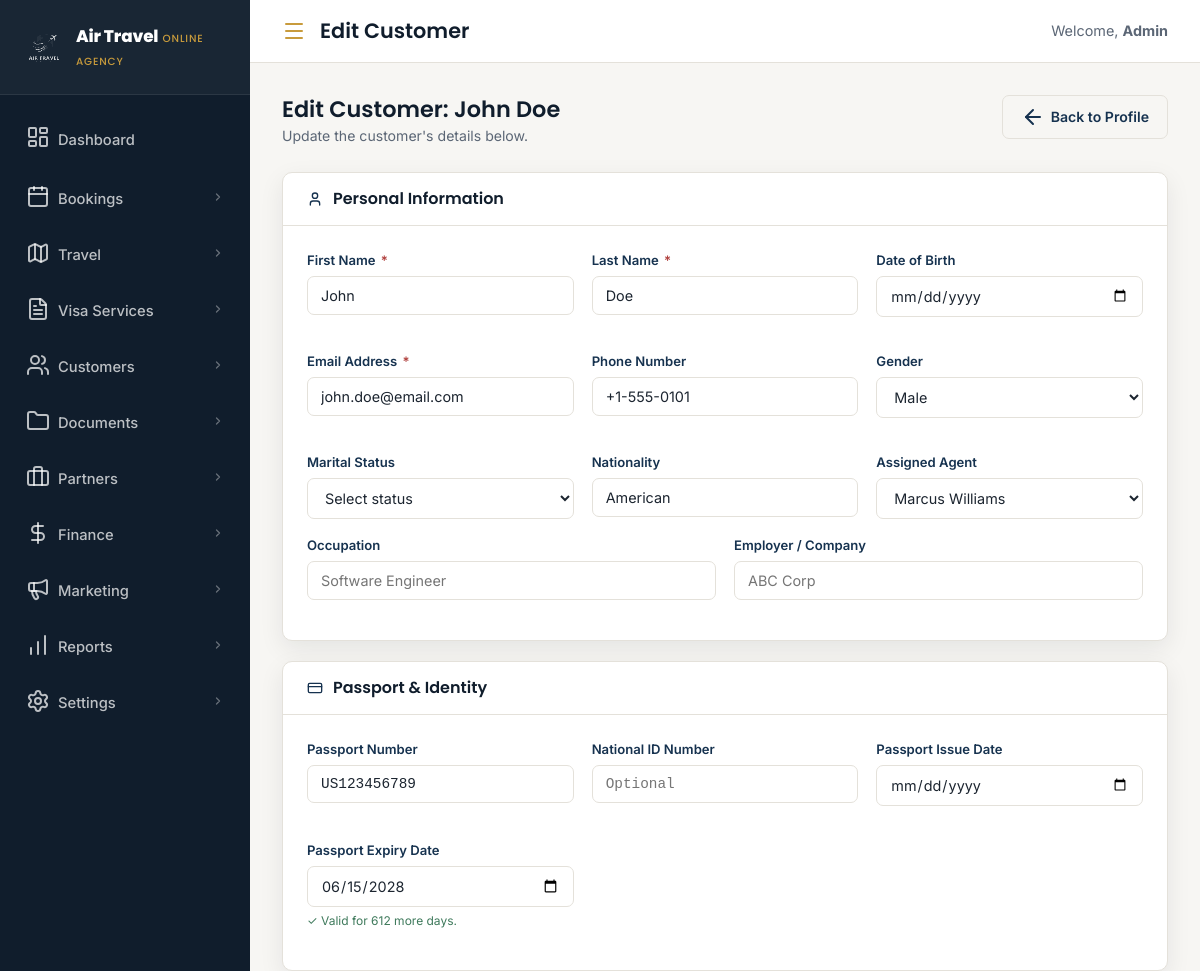
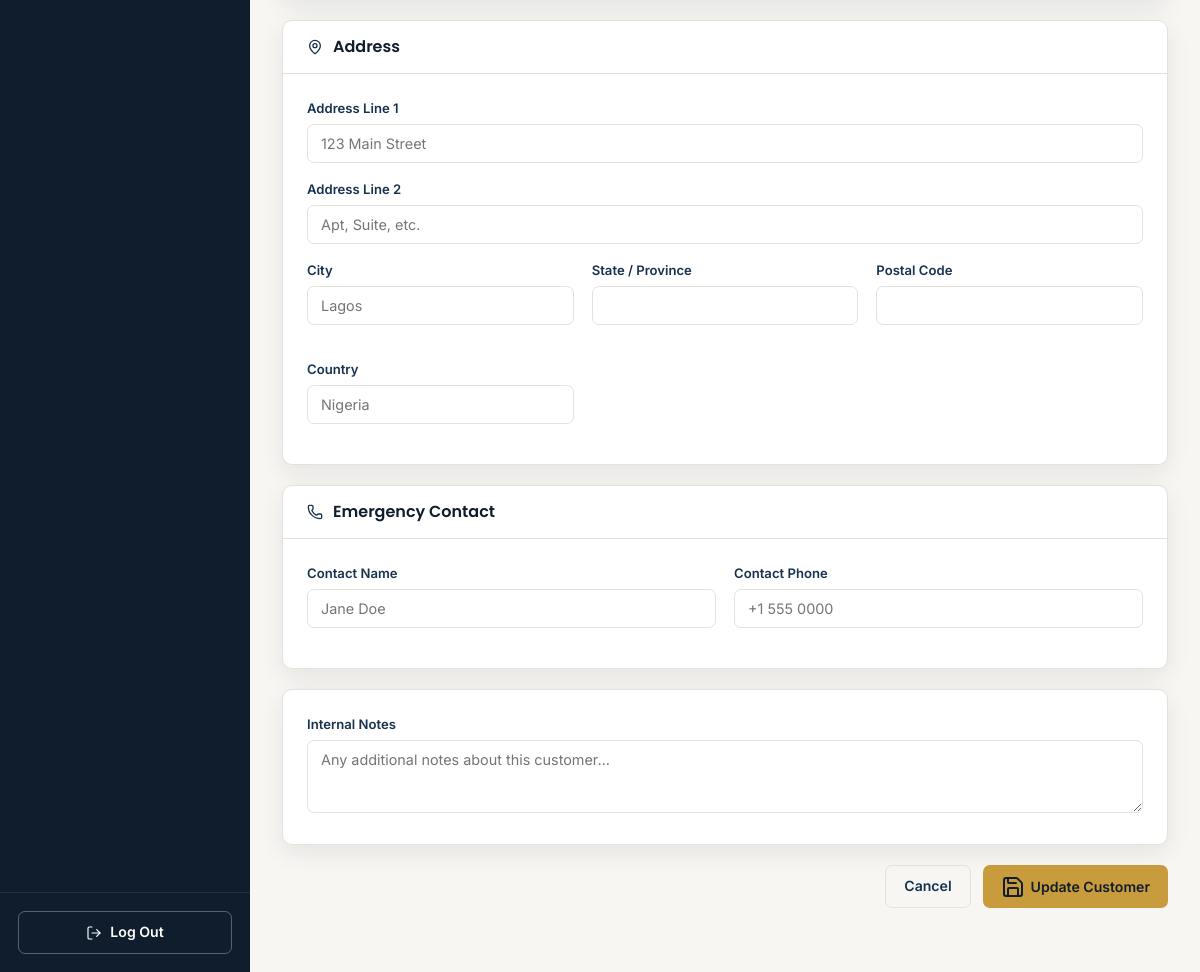
The app's page /customer-edit.php?id=1 (signed in) with its own data (2 pictures, top to bottom).
### tables this page shows
CREATE TABLE customers (
    id                   INT UNSIGNED AUTO_INCREMENT PRIMARY KEY,
    customer_code        VARCHAR(20)  NOT NULL UNIQUE COMMENT 'e.g. CUS-000001',
    first_name           VARCHAR(80)  NOT NULL,
    last_name            VARCHAR(80)  NOT NULL,
    email                VARCHAR(180) NOT NULL UNIQUE,
    phone                VARCHAR(30),
    date_of_birth        DATE,
    nationality          VARCHAR(80),
    national_id          VARCHAR(60),
    passport_number      VARCHAR(40),
    passport_issue_date  DATE,
    passport_expiry_date DATE,
    gender               ENUM('male','female','other','prefer_not_to_say'),
    marital_status       ENUM('single','married','divorced','widowed'),
    occupation           VARCHAR(120),
    employer             VARCHAR(160),
    address_line1        VARCHAR(200),
    address_line2        VARCHAR(200),
    city                 VARCHAR(80),
    state                VARCHAR(80),
    postal_code          VARCHAR(20),
    country              VARCHAR(80),
    emergency_contact_name  VARCHAR(120),
    emergency_contact_phone VARCHAR(30),
    notes                TEXT,
    assigned_agent_id    INT UNSIGNED,
    status               ENUM('active','inactive','blacklisted') DEFAULT 'active',
    created_at           TIMESTAMP DEFAULT CURRENT_TIMESTAMP,
    updated_at           TIMESTAMP DEFAULT CURRENT_TIMESTAMP ON UPDATE CURRENT_TIMESTAMP,

    INDEX idx_customers_email    (email),
    INDEX idx_customers_passport (passport_number),
    INDEX idx_customers_code     (customer_code),
    INDEX idx_customers_agent    (assigned_agent_id),
    CONSTRAINT fk_customers_agent FOREIGN KEY (assigned_agent_id) REFERENCES users (id) ON DELETE SET NULL
);

CREATE TABLE users (
    id            INT UNSIGNED AUTO_INCREMENT PRIMARY KEY,
    name          VARCHAR(120) NOT NULL,
    email         VARCHAR(180) NOT NULL UNIQUE,
    password_hash VARCHAR(255) NOT NULL,
    role_id       TINYINT UNSIGNED NOT NULL,
    status        ENUM('active','inactive','suspended') DEFAULT 'active',
    avatar        VARCHAR(255),
    last_login_at TIMESTAMP NULL,
    created_at    TIMESTAMP DEFAULT CURRENT_TIMESTAMP,
    updated_at    TIMESTAMP DEFAULT CURRENT_TIMESTAMP ON UPDATE CURRENT_TIMESTAMP,

    CONSTRAINT fk_users_role FOREIGN KEY (role_id) REFERENCES roles (id)
);

### config/db.php (called while the page is built, shortened)
<?php
function getDB(): PDO {
    static $pdo = null;
    if ($pdo === null) {
        $dsn = sprintf(
            'mysql:host=%s;port=%s;dbname=%s;charset=%s',
            DB_HOST, DB_PORT, DB_NAME, DB_CHARSET
        );
        try {
            $pdo = new PDO($dsn, DB_USER, DB_PASS, [
                PDO::ATTR_ERRMODE            => PDO::ERRMODE_EXCEPTION,
                PDO::ATTR_DEFAULT_FETCH_MODE => PDO::FETCH_ASSOC,
                PDO::ATTR_EMULATE_PREPARES   => false,
            ]);
        } catch (PDOException $e) {
            http_response_code(500);
            exit('<div style="font-family:sans-serif;padding:40px;color:#7f1d1d;background:#fef2f2;border:1px solid #fca5a5;border-radius:8px;max-width:520px;margin:60px auto;">
                <strong>Database connection failed.</strong><br>
                Please check your database settings in <code>config/db.php</code>.<br><br>
                <em>Error: ' . htmlspecialchars($e->getMessage()) . '</em>
            </div>');
        }
    }
    return $pdo;
}
function db_select(string $sql, array $params = []): array {
    $stmt = getDB()->prepare($sql);
    $stmt->execute($params);
    return $stmt->fetchAll();
}
function db_row(string $sql, array $params = []): ?array {
    $stmt = getDB()->prepare($sql);
    $stmt->execute($params);
    $row = $stmt->fetch();
    return $row ?: null;
}

### customer-edit.php (the view, shortened to what this page needs)
<?php
require_once __DIR__ . '/config/db.php';
$id = (int)($_GET['id'] ?? $_POST['id'] ?? 0);
$c = db_row("SELECT * FROM customers WHERE id = ?", [$id]);
$agents = db_select("SELECT id, name FROM users WHERE status='active' ORDER BY name");
$errors = [];
$data = $c;
include 'includes/header.php';
?>
<div class="page-header">
    <div class="page-header-left">
        <h2>Edit Customer: <?= htmlspecialchars($c['first_name'].' '.$c['last_name']) ?></h2>
        <p>Update the customer's details below.</p>
    </div>
    <div class="page-header-actions">
        <a href="customer-profile.php?id=<?= $id ?>" class="btn btn-ghost"><i data-lucide="arrow-left"></i> Back to Profile</a>
    </div>
</div>
<form method="POST" action="customer-edit.php?id=<?= $id ?>" id="edit-customer-form">
<div class="form-card">
    <div class="form-card-head">
        <i data-lucide="user" style="width:16px;height:16px;color:var(--navy-800);"></i>
        <h3>Personal Information</h3>
    </div>
    <div class="form-card-body">
        <div class="form-grid-3">
            <div class="field-block">
                <label>First Name <span class="req">*</span></label>
                <input type="text" name="first_name" class="form-input <?= isset($errors['first_name'])?'error':'' ?>" value="<?= htmlspecialchars($data['first_name']) ?>" required placeholder="Ahmed">
            </div>
            <div class="field-block">
                <label>Last Name <span class="req">*</span></label>
                <input type="text" name="last_name" class="form-input <?= isset($errors['last_name'])?'error':'' ?>" value="<?= htmlspecialchars($data['last_name']) ?>" required placeholder="Al-Rashid">
            </div>
            <div class="field-block">
                <label>Date of Birth</label>
                <input type="date" name="date_of_birth" class="form-input" value="<?= htmlspecialchars($data['date_of_birth']) ?>">
            </div>
            <div class="field-block">
                <label>Email Address <span class="req">*</span></label>
                <input type="email" name="email" class="form-input <?= isset($errors['email'])?'error':'' ?>" value="<?= htmlspecialchars($data['email']) ?>" required placeholder="ahmed@email.com">
            </div>
            <div class="field-block">
                <label>Phone Number</label>
                <input type="tel" name="phone" class="form-input" value="<?= htmlspecialchars($data['phone']) ?>" placeholder="+971 55 123 4567">
            </div>
            <div class="field-block">
                <label>Gender</label>
                <select name="gender" class="form-input">
                    <option value="male"   <?= $data['gender']==='male'?'selected':'' ?>>Male</option>
                </select>
            </div>
            <div class="field-block">
                <label>Marital Status</label>
                <select name="marital_status" class="form-input">
                    <option value="">Select status</option>
                </select>
            </div>
            <div class="field-block">
                <label>Nationality</label>
                <input type="text" name="nationality" class="form-input" value="<?= htmlspecialchars($data['nationality']) ?>" placeholder="Nigerian">
            </div>
            <div class="field-block">
                <label>Assigned Agent</label>
                <select name="assigned_agent_id" class="form-input">
                    <?php foreach ($agents as $agent): ?>
                    <option value="<?= $agent['id'] ?>" <?= $data['assigned_agent_id']==$agent['id']?'selected':'' ?>>
                        <?= htmlspecialchars($agent['name']) ?>
                    </option>
                    <?php endforeach; ?>
                </select>
            </div>
        </div>
        <div class="form-grid-2" style="margin-top:0;">
            <div class="field-block">
                <label>Occupation</label>
                <input type="text" name="occupation" class="form-input" value="<?= htmlspecialchars($data['occupation']) ?>" placeholder="Software Engineer">
            </div>
            <div class="field-block">
                <label>Employer / Company</label>
                <input type="text" name="employer" class="form-input" value="<?= htmlspecialchars($data['employer']) ?>" placeholder="ABC Corp">
            </div>
        </div>
    </div>
</div>
<div class="form-card">
    <div class="form-card-head">
        <i data-lucide="credit-card" style="width:16px;height:16px;color:var(--navy-800);"></i>
        <h3>Passport & Identity</h3>
    </div>
    <div class="form-card-body">
        <div class="form-grid-3">
            <div class="field-block">
                <label>Passport Number</label>
                <input type="text" name="passport_number" class="form-input" value="<?= htmlspecialchars($data['passport_number']) ?>" placeholder="A12345678" style="font-family:monospace;">
            </div>
            <div class="field-block">
                <label>National ID Number</label>
                <input type="text" name="national_id" class="form-input" value="<?= htmlspecialchars($data['national_id']) ?>" placeholder="Optional" style="font-family:monospace;">
            </div>
            <div class="field-block">
                <label>Passport Issue Date</label>
                <input type="date" name="passport_issue_date" class="form-input" value="<?= htmlspecialchars($data['passport_issue_date']) ?>">
            </div>
            <div class="field-block">
                <label>Passport Expiry Date</label>
                <input type="date" name="passport_expiry_date" class="form-input" value="<?= htmlspecialchars($data['passport_expiry_date']) ?>" id="passport-expiry">
                <div class="field-hint" id="passport-expiry-hint"></div>
            </div>
        </div>
    </div>
</div>
<div class="form-card">
    <div class="form-card-head">
        <i data-lucide="map-pin" style="width:16px;height:16px;color:var(--navy-800);"></i>
        <h3>Address</h3>
    </div>
    <div class="form-card-body">
        <div class="field-block">
            <label>Address Line 1</label>
            <input type="text" name="address_line1" class="form-input" value="<?= htmlspecialchars($data['address_line1']) ?>" placeholder="123 Main Street">
        </div>
        <div class="field-block">
            <label>Address Line 2</label>
            <input type="text" name="address_line2" class="form-input" value="<?= htmlspecialchars($data['address_line2']) ?>" placeholder="Apt, Suite, etc.">
        </div>
        <div class="form-grid-3">
            <div class="field-block">
                <label>City</label>
                <input type="text" name="city" class="form-input" value="<?= htmlspecialchars($data['city']) ?>" placeholder="Lagos">
            </div>
            <div class="field-block">
                <label>State / Province</label>
                <input type="text" name="state" class="form-input" value="<?= htmlspecialchars($data['state']) ?>">
            </div>
            <div class="field-block">
                <label>Postal Code</label>
                <input type="text" name="postal_code" class="form-input" value="<?= htmlspecialchars($data['postal_code']) ?>">
            </div>
            <div class="field-block">
                <label>Country</label>
                <input type="text" name="country" class="form-input" value="<?= htmlspecialchars($data['country']) ?>" placeholder="Nigeria">
            </div>
        </div>
    </div>
</div>
<div class="form-card">
    <div class="form-card-head">
        <i data-lucide="phone" style="width:16px;height:16px;color:var(--navy-800);"></i>
        <h3>Emergency Contact</h3>
    </div>
    <div class="form-card-body">
        <div class="form-grid-2">
            <div class="field-block">
                <label>Contact Name</label>
                <input type="text" name="emergency_contact_name" class="form-input" value="<?= htmlspecialchars($data['emergency_contact_name']) ?>" placeholder="Jane Doe">
            </div>
            <div class="field-block">
                <label>Contact Phone</label>
                <input type="tel" name="emergency_contact_phone" class="form-input" value="<?= htmlspecialchars($data['emergency_contact_phone']) ?>" placeholder="+1 555 0000">
            </div>
        </div>
    </div>
</div>
<div class="form-card">
    <div class="form-card-body">
        <div class="field-block" style="margin:0;">
            <label>Internal Notes</label>
            <textarea name="notes" class="form-input" rows="3" placeholder="Any additional notes about this customer…"><?= htmlspecialchars($data['notes']) ?></textarea>
        </div>
    </div>
</div>
<div style="display:flex;gap:12px;justify-content:flex-end;margin-top:8px;margin-bottom:32px;">
    <a href="customer-profile.php?id=<?= $id ?>" class="btn btn-ghost">Cancel</a>
    <button type="submit" class="btn btn-primary" id="btn-save-customer">
        <i data-lucide="save"></i> Update Customer
    </button>
</div>
</form>
<?php include 'includes/footer.php'; ?>

### assets/css/style.css (style rules this page uses)
:root { --navy-900: #101d2c; --navy-800: #16324f; --navy-700: #1f4468; --slate-600: #4c637a; --gold-500: #c89b3c; --gold-600: #a97f28; --bg: #f7f6f3; --card: #ffffff; --ink: #1c2530; --ink-soft: #5b6675; --border: #e4e1da; --success: #3f7a5c; --danger: #b0413e; --radius: 10px; --shadow: 0 8px 24px rgba(16, 29, 44, 0.08); --shadow-lg: 0 16px 40px rgba(16, 29, 44, 0.14); }
* { box-sizing: border-box; margin: 0; padding: 0; }
html { scroll-behavior: smooth; }
body { font-family: 'Inter', -apple-system, BlinkMacSystemFont, sans-serif; background: var(--bg); color: var(--ink); line-height: 1.6; -webkit-font-smoothing: antialiased; }
h1, h2, h3, h4 { font-family: 'Poppins', 'Inter', sans-serif; color: var(--navy-900); line-height: 1.25; font-weight: 600; }
.btn { display: inline-flex; align-items: center; justify-content: center; gap: 8px; padding: 13px 26px; border-radius: 6px; font-weight: 600; font-size: 0.95rem; border: 1px solid transparent; cursor: pointer; transition: transform 0.25s ease, box-shadow 0.25s ease, background 0.25s ease, color 0.25s ease, border-color 0.25s ease, padding 0.25s ease; }
.btn-primary { background: var(--gold-500); color: var(--navy-900); }
.btn-ghost { background: #fff; border-color: var(--border); color: var(--navy-800); }
.field-block { margin-bottom: 16px; }
html, body { overflow-x: hidden; max-width: 100vw; }

### assets/css/admin.css (style rules this page uses)
.form-grid-2 { display: grid; grid-template-columns: 1fr 1fr; gap: 18px; }
.btn { display: inline-flex; align-items: center; gap: 6px; padding: 9px 18px; border-radius: 7px; font-size: 0.88rem; font-weight: 600; cursor: pointer; border: none; transition: all 0.15s; font-family: inherit; text-decoration: none; }
.btn-primary { background: var(--gold-500); color: var(--navy-900); }
.btn-ghost { background: transparent; color: var(--navy-800); border: 1px solid var(--border); }
.page-header { display: flex; align-items: flex-start; justify-content: space-between; flex-wrap: wrap; gap: 14px; margin-bottom: 24px; }
.page-header-left h2 { font-size: 1.4rem; margin-bottom: 2px; }
.page-header-left p { font-size: 0.88rem; color: var(--ink-soft); }
.page-header-actions { display: flex; gap: 10px; flex-wrap: wrap; }
.form-card { background: #fff; border: 1px solid var(--border); border-radius: var(--radius); box-shadow: var(--shadow); margin-bottom: 20px; }
.form-card-head { padding: 16px 24px; border-bottom: 1px solid var(--border); display: flex; align-items: center; gap: 10px; }
.form-card-head h3 { font-size: 1rem; }
.form-card-body { padding: 24px; }
.form-grid-3 { display: grid; grid-template-columns: 1fr 1fr 1fr; gap: 18px; }
.field-block { margin-bottom: 16px; }
.field-block label { display: block; font-size: 0.82rem; font-weight: 600; color: var(--navy-800); margin-bottom: 5px; }
.field-block label .req { color: var(--danger); margin-left: 2px; }
.form-input { width: 100%; padding: 10px 13px; border: 1px solid var(--border); border-radius: 7px; font-size: 0.9rem; font-family: inherit; color: var(--ink); background: #fff; transition: border-color 0.2s, box-shadow 0.2s; }
.field-hint { font-size: 0.75rem; color: var(--ink-soft); margin-top: 4px; }

### records on screen
customers: first_name+last_name "John Doe", first_name "John", last_name "Doe", email "john.doe@email.com", phone "+1-555-0101", gender "Male", nationality "American", assigned_agent_id "Marcus Williams", passport_number "US123456789", passport_expiry_date "06/15/2028"

### other values on screen
$pageTitle "Edit Customer"
